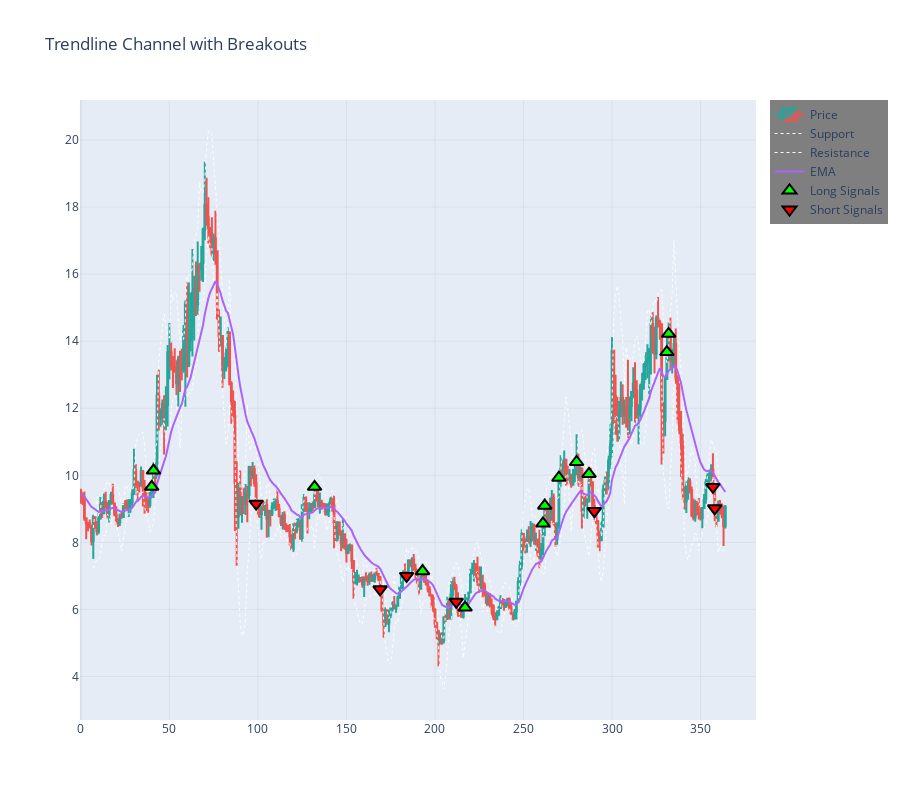

Notebook code for this chart:
### Code cell
def plot_channel_with_breakout(data, open_prices, high_prices, low_prices, close_prices, lookback: int = 7):
    # Calculate trendlines using your original algorithm
    s_tl, r_tl, signals, ema, r_slopes, s_slopes = trendline_breakout_hl(data, lookback)
    
    # Create the main figure
    fig = go.Figure()
    
    # Add candlestick chart
    fig.add_trace(
        go.Candlestick(
            x=np.arange(len(close_prices)),
            open=open_prices,
            high=high_prices,
            low=low_prices,
            close=close_prices,
            increasing_line_color='#26A69A',  # Green candles
            decreasing_line_color='#EF5350',  # Red candles
            name='Price'
        )
    )
    
    # Add support trendline
    fig.add_trace(
        go.Scatter(
            x=np.arange(len(s_tl)),
            y=s_tl,
            mode='lines',
            name='Support',
            line=dict(color='white', width=1, dash='dot'),
            showlegend=True
        )
    )
    
    # Add resistance trendline
    fig.add_trace(
        go.Scatter(
            x=np.arange(len(r_tl)),
            y=r_tl,
            mode='lines',
            name='Resistance',
            line=dict(color='white', width=1, dash='dot'),
            showlegend=True
        )
    )
    
    # Add EMA
    fig.add_trace(
        go.Scatter(
            x=np.arange(len(ema)),
            y=ema,
            mode='lines',
            name='EMA',
            showlegend=True
        )
    )
    
    # Find long and short signals directly
    long_idx = np.where(signals == 1)[0]
    long_values = close_prices[long_idx]
    
    short_idx = np.where(signals == -1)[0]
    short_values = close_prices[short_idx]
    
    # Add markers for long signals (up arrows)
    if len(long_idx) > 0:
        fig.add_trace(
            go.Scatter(
                x=long_idx,
                y=long_values,
                mode='markers',
                name='Long Signals',
                marker=dict(
                    size=12,
                    symbol='triangle-up',
                    color='lime',
                    line=dict(color='black', width=2)
                ),
                showlegend=True
            )
        )
    
    # Add markers for short signals (down arrows)
    if len(short_idx) > 0:
        fig.add_trace(
            go.Scatter(
                x=short_idx,
                y=short_values,
                mode='markers',
                name='Short Signals',
                marker=dict(
                    size=12,
                    symbol='triangle-down',
                    color='red',
                    line=dict(color='black', width=2)
                ),
                showlegend=True
            )
        )
    
    # Update layout
    fig.update_layout(
        title='Trendline Channel with Breakouts',
        xaxis_rangeslider_visible=False,
        height=800,
        yaxis=dict(
            gridcolor='rgba(128,128,128,0.1)',
            zerolinecolor='rgba(128,128,128,0.1)',
        ),
        xaxis=dict(
            gridcolor='rgba(128,128,128,0.1)',
            zerolinecolor='rgba(128,128,128,0.1)',
        ),
        showlegend=True,
        legend=dict(
            bgcolor='rgba(0,0,0,0.5)',
            bordercolor='rgba(255,255,255,0.2)'
        )
    )
    
    return fig

# Usage remains the same
fig = plot_channel_with_breakout(data,
    open_prices=data['Open'],
    high_prices=data['High'],
    low_prices=data['Low'],
    close_prices=data['Close']
)

fig

### Figure 1 — Plotly figure (JSON) as saved in the notebook; plotly's stock layout.template omitted (floating-point values rounded to 4 significant figures; data arrays with more than 128 entries replaced by an {"elided": "..."} marker saying what was removed)
{"data": [{"close": {"elided": "365 float values"}, "decreasing": {"line": {"color": "#EF5350"}}, "high": {"elided": "365 float values"}, "increasing": {"line": {"color": "#26A69A"}}, "low": {"elided": "365 float values"}, "name": "Price", "open": {"elided": "365 float values"}, "type": "candlestick", "x": {"elided": "365 int values"}}, {"line": {"color": "white", "dash": "dot", "width": 1}, "mode": "lines", "name": "Support", "showlegend": true, "type": "scatter", "x": {"elided": "365 int values"}, "y": {"elided": "365 float values"}}, {"line": {"color": "white", "dash": "dot", "width": 1}, "mode": "lines", "name": "Resistance", "showlegend": true, "type": "scatter", "x": {"elided": "365 int values"}, "y": {"elided": "365 float values"}}, {"mode": "lines", "name": "EMA", "showlegend": true, "type": "scatter", "x": {"elided": "365 int values"}, "y": {"elided": "365 float values"}}, {"marker": {"color": "lime", "line": {"color": "black", "width": 2}, "size": 12, "symbol": "triangle-up"}, "mode": "markers", "name": "Long Signals", "showlegend": true, "type": "scatter", "x": [40, 41, 132, 193, 217, 261, 262, 270, 280, 287, 331, 332], "y": [9.657, 10.14, 9.656, 7.139, 6.056, 8.563, 9.094, 9.927, 10.4, 10.04, 13.68, 14.22]}, {"marker": {"color": "red", "line": {"color": "black", "width": 2}, "size": 12, "symbol": "triangle-down"}, "mode": "markers", "name": "Short Signals", "showlegend": true, "type": "scatter", "x": [99, 169, 184, 212, 290, 357, 358], "y": [9.153, 6.6, 6.999, 6.229, 8.934, 9.653, 9.015]}], "layout": {"height": 800, "legend": {"bgcolor": "rgba(0,0,0,0.5)", "bordercolor": "rgba(255,255,255,0.2)"}, "showlegend": true, "title": {"text": "Trendline Channel with Breakouts"}, "xaxis": {"gridcolor": "rgba(128,128,128,0.1)", "rangeslider": {"visible": false}, "zerolinecolor": "rgba(128,128,128,0.1)"}, "yaxis": {"gridcolor": "rgba(128,128,128,0.1)", "zerolinecolor": "rgba(128,128,128,0.1)"}}}
